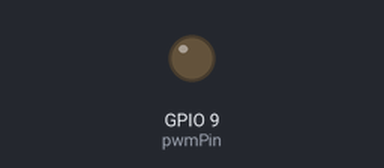
Bench run of a sketch on a simulated ESP8266 (NodeMCU). On the bench: output pins drawn as LEDs (lit = HIGH). WiFi joins after 1.5 s; servers stay silent unless stated; network time is answered at once with the bench clock; the local clock reads 2024-03-15 10:24:30 at power-on unless the sketch sets it; what the sketch prints to the serial monitor is not drawn.

Above: at 0.1 s.
At 1.6 s:
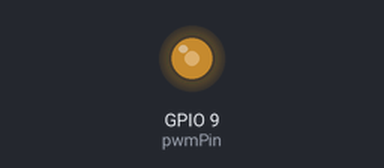
Timing chart, 0 to 3.1 s (numbered marks = the images above):
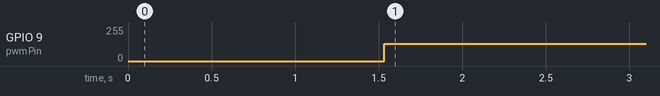

The sketch:

ardunio.ino
```cpp
#include <ESP8266WiFi.h>
#include <WiFiUdp.h>
#include <NTPClient.h>

// Wi-Fi credentials
const char* ssid = "IHDSB.CA";
const char* password = "HDSBsecure";

// NTP server details
const char* ntpServer = "pool.ntp.org";
const long  gmtOffset_sec = -18000; // GMT-5 (adjust based on your timezone)
const int   daylightOffset_sec = 3600; // Daylight saving time offset

// GPIO pin and PWM configuration
const int pwmPin = 9; // GPIO pin for PWM output (use pin 9 for Uno)
int pwmValue = 0;     // PWM duty cycle value (0-255)

// Initialize Wi-Fi and NTPClient objects
WiFiUDP udp;
NTPClient timeClient(udp, ntpServer, gmtOffset_sec, 60000); // Update every minute

// Function to get the current electricity rate based on the time
int getElectricityRate() {
  timeClient.update(); // Get the latest time from NTP server
  int hour = timeClient.getHours();

  // Time-based pricing schedule
  if (hour >= 7 && hour < 11) {
    return 50; // On-Peak: 50% PWM
  } else if (hour >= 11 && hour < 17) {
    return 75; // Mid-Peak: 75% PWM
  } else {
    return 100; // Off-Peak: 100% PWM
  }
}

void setup() {
  Serial.begin(115200);

  // Connecting to Wi-Fi
  Serial.print("Connecting to Wi-Fi");
  WiFi.begin(ssid, password);

  // Wait for the Wi-Fi to connect
  while (WiFi.status() != WL_CONNECTED) {
    delay(500);
    Serial.print(".");
  }
  Serial.println(" connected!");

  // Start NTP client
  timeClient.begin();

  // Set PWM pin as output
  pinMode(pwmPin, OUTPUT);
}

void loop() {
  // Get the current electricity rate
  int rate = getElectricityRate();
  pwmValue = map(rate, 0, 100, 0, 255); // Map % power to PWM duty cycle

  // Apply the PWM value to the GPIO pin
  analogWrite(pwmPin, pwmValue); // Using analogWrite() for PWM control

  // Print the current rate and PWM value
  Serial.print("Electricity rate: ");
  Serial.print(rate);
  Serial.print("%, PWM value: ");
  Serial.println(pwmValue);

  // Update every minute
  delay(60000);
}
```

Measured:
- by itself, GPIO 9 (pwmPin): 0/255 → 128/255 at 1.5 s
